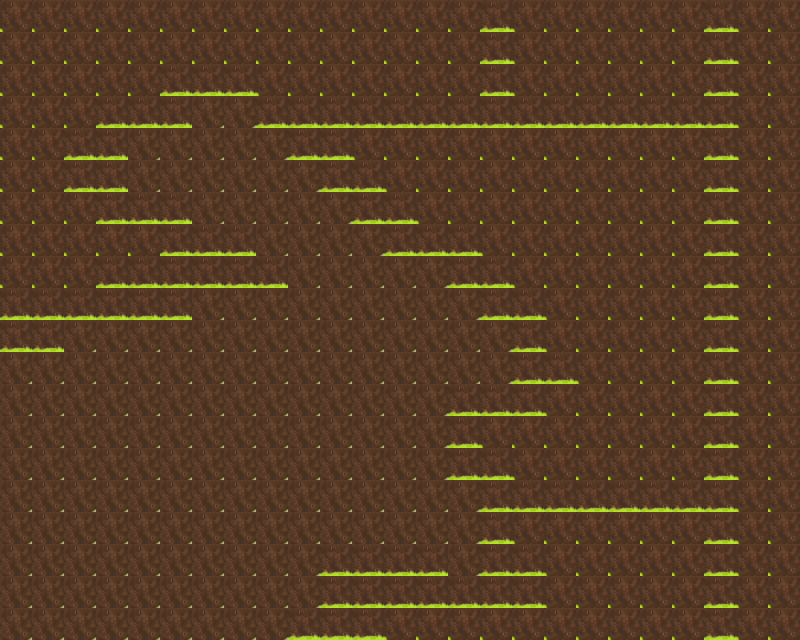

A 2D game scene composited from a Tiled map and its tileset images. What follows is a short description and the map's XML, with every tile layer's data as written:
An orthogonal 25x20 tile map with 32x32 px tiles, 1 tile layer (Tile Layer 1), 2 tilesets.

<map version="1.2" tiledversion="1.3.1" orientation="orthogonal" renderorder="right-down" compressionlevel="-1" width="25" height="20" tilewidth="32" tileheight="32" infinite="0" nextlayerid="2" nextobjectid="1">
 <tileset firstgid="1" name="seiferGame" tilewidth="32" tileheight="32" tilecount="3" columns="3">
  <image source="../assets/tiles.png" width="96" height="32" />
 </tileset>
 <tileset firstgid="4" name="seiferGame" tilewidth="32" tileheight="32" tilecount="3" columns="3">
  <image source="../assets/tiles.png" width="96" height="32" />
 </tileset>
 <layer id="1" name="Tile Layer 1" width="25" height="20">
  <data encoding="csv">
3,3,3,3,3,3,3,3,3,3,3,3,3,3,3,5,3,3,3,3,3,3,5,3,3,
3,3,3,3,3,3,3,3,3,3,3,3,3,3,3,5,3,3,3,3,3,3,5,3,3,
3,3,3,3,3,5,5,5,3,3,3,3,3,3,3,5,3,3,3,3,3,3,5,3,3,
3,3,3,5,5,5,4,4,5,5,5,5,5,5,5,5,5,5,5,5,5,5,5,3,3,
3,3,5,5,4,4,4,4,4,5,5,3,3,3,3,3,3,3,3,3,3,3,5,3,3,
3,3,5,5,4,4,4,4,4,4,5,5,3,3,3,3,3,3,3,3,3,3,5,3,3,
3,3,3,5,5,5,4,4,4,4,4,5,5,3,3,3,3,3,3,3,3,3,5,3,3,
3,3,3,3,3,5,5,5,4,4,4,4,5,5,5,3,3,3,3,3,3,3,5,3,3,
3,3,3,5,5,5,5,5,5,4,4,4,4,4,5,5,3,3,3,3,3,3,5,3,3,
5,5,5,5,5,5,4,4,4,4,4,4,4,4,4,5,5,3,3,3,3,3,5,3,3,
5,5,4,4,4,4,4,4,4,4,4,4,4,4,4,4,5,3,3,3,3,3,5,3,3,
4,4,4,4,4,4,4,4,4,4,4,4,4,4,4,4,5,5,3,3,3,3,5,3,3,
4,4,4,4,4,4,4,4,4,4,4,4,4,4,5,5,5,3,3,3,3,3,5,3,3,
4,4,4,4,4,4,4,4,4,4,4,4,4,4,5,3,3,3,3,3,3,3,5,3,3,
4,4,4,4,4,4,4,4,4,4,4,4,4,4,5,5,3,3,3,3,3,3,5,3,3,
4,4,4,4,4,4,4,4,4,4,4,4,4,4,4,5,5,5,5,5,5,5,5,3,3,
4,4,4,4,4,4,4,4,4,4,4,4,4,4,4,5,3,3,3,3,3,3,5,3,3,
4,4,4,4,4,4,4,4,4,4,5,5,5,5,4,5,5,3,3,3,3,3,5,3,3,
4,4,4,4,4,4,4,4,4,4,5,5,5,5,5,5,5,3,3,3,3,3,5,3,3,
4,4,4,4,4,4,4,4,4,5,5,5,3,3,3,3,3,3,3,3,3,3,5,3,3
</data>
 </layer>
</map>